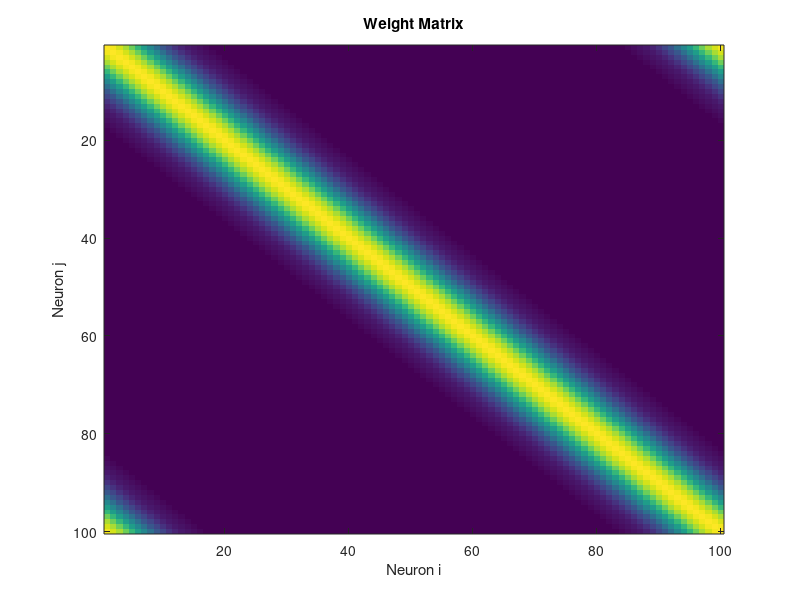
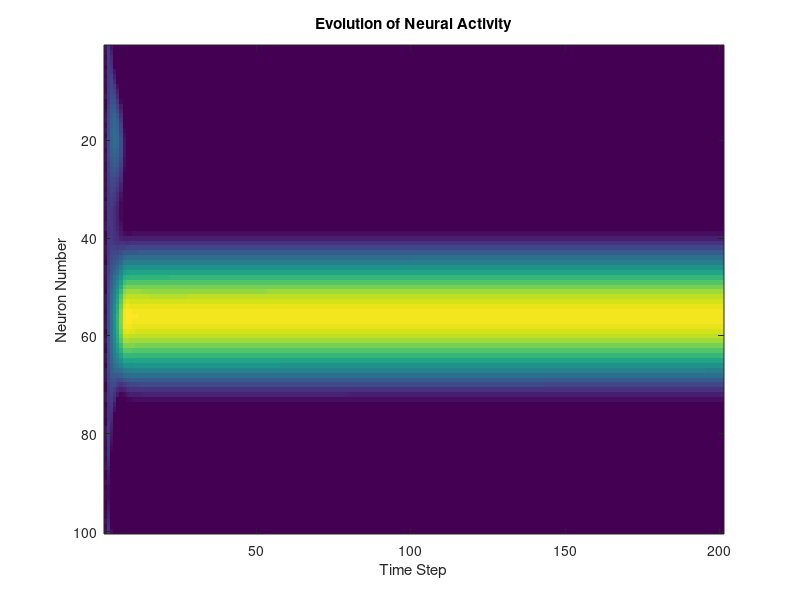
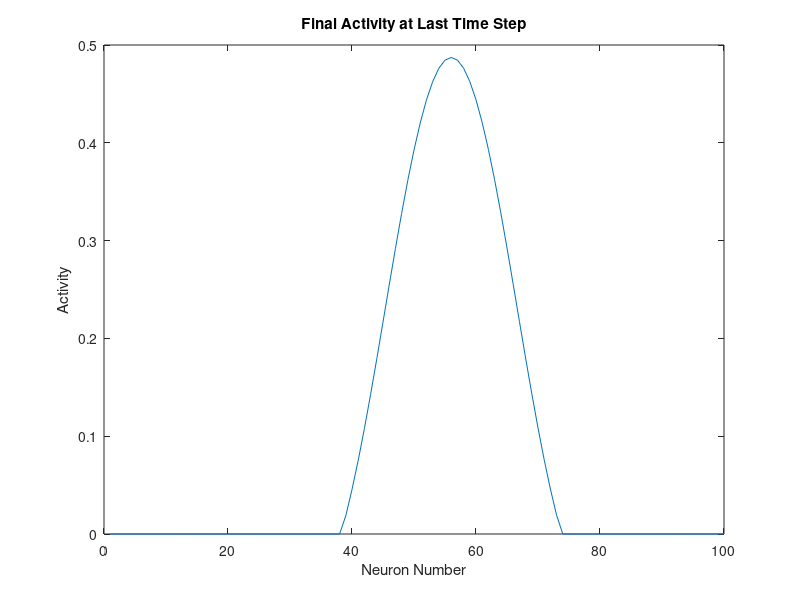

Source code (MATLAB) for these figures, in order:
% Clear environment
clear;

% Parameters
N = 100; % Number of neurons
T = 200; % Number of time steps
sigma = 20 * 2 * pi / 360; % Width of connections (20 degrees in radians)
exc = 10; % Excitatory connection strength
inh = 1;  % Inhibitory connection strength

% Build the Weight Matrix
W = zeros(N, N);
for i = 1:N
    for j = 1:N
        % Compute preferred angles
        angle_i = (i-1)/N * 2 * pi;
        angle_j = (j-1)/N * 2 * pi;

        % Project onto unit circle
        v_i = [cos(angle_i), sin(angle_i)];
        v_j = [cos(angle_j), sin(angle_j)];

        % Compute distance on ring
        d_ij = sqrt(sum((v_i - v_j).^2));

        % Compute weights
        W(i, j) = exc * exp(-d_ij^2 / (2 * sigma^2)) - inh;
    end
end

% Visualize the weight matrix
figure(1); clf;
imagesc(W);
title('Weight Matrix');
xlabel('Neuron i');
ylabel('Neuron j');

% Divisive Normalization Parameters
S = 1;    % Scaling constant
K = 0.1;  % Gain constant

% Initialize Neural Activity
x = zeros(N, T + 1);
x(:, 1) = rand(N, 1) * 0.03; % Small random activity

% Update Network
for t = 1:T
    % Compute input
    a = W * x(:, t);

    % Apply ReLU (rectified linear unit)
    r = a .* (a > 0);

    % Divisive normalization activation rule
    x(:, t+1) = r / (S + K * sum(r));
end

% Visualize the evolution of activity
figure(2); clf;
imagesc(x);
title('Evolution of Neural Activity');
xlabel('Time Step');
ylabel('Neuron Number');

figure(3); clf;
plot(x(:, end));
title('Final Activity at Last Time Step');
xlabel('Neuron Number');
ylabel('Activity');
